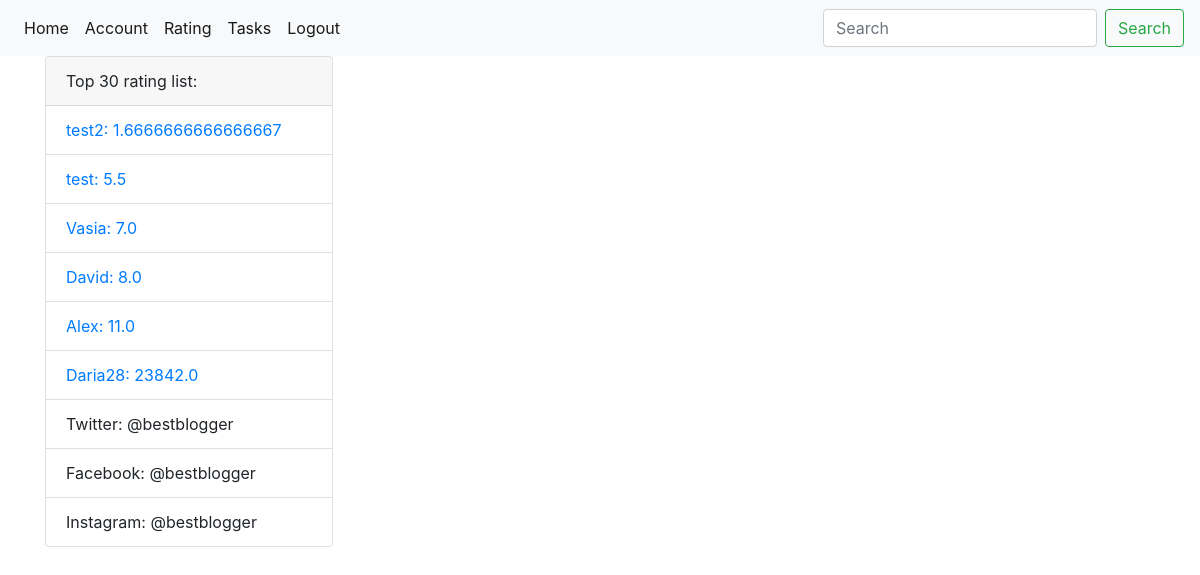
/rating (signed in), run on the app's committed database.
### models.py (models this page shows, shortened)
class User(db.Model, UserMixin):
    id = db.Column(db.Integer, primary_key=True)
    username = db.Column(db.String(100), unique=True, nullable=False)
    email = db.Column(db.String(100), unique=True, nullable=False)
    password = db.Column(db.String(60), nullable=False)
    time = db.Column(db.Integer, nullable=True, default=0)
    last_start = db.Column(db.DateTime, nullable=False,
        default=datetime.utcnow)
    tasks = db.relationship("Task", secondary=task_user, backref=db.backref("users"), lazy="dynamic")

### view/user.py (the view)
@app.route("/rating")
def rating():
    users = User.query.all()
    rating = {user.username: user.time / user.tasks.count() for user in users
              if user.tasks.count() > 0}
    sorted_rating = sorted(rating.items(), key=lambda x: x[1])[:30]
    return render_template("rating.html", title="Rating",
                           sorted_rating=sorted_rating)

### models.py (called while the page is built)
@login_manager.user_loader
def load_user(user_id):
    return User.query.get(int(user_id))

### templates/rating.html
{% extends 'base.html' %}
{% block content %}
  <div class="card" style="width: 18rem;">
    <div class="card-header">
      Top 30 rating list:
    </div>
    <ol class="list-group list-group-flush">
      {% for user in sorted_rating %}
        <li class="list-group-item"><a href="#">{{ user[0] }}: {{ user[1] }}</a></li>
      {% endfor %}
      <li class="list-group-item">Twitter: @bestblogger</li>
      <li class="list-group-item">Facebook: @bestblogger</li>
      <li class="list-group-item">Instagram: @bestblogger</li>
    </ol>
  </div>
{% endblock %}

### data on the page
User: username "test2", user "1.6666666666666667"
User: username "test", user "5.5"
User: username "Vasia", user "7.0"
User: username "David", user "8.0"
User: username "Alex", user "11.0"
User: username "Daria28", user "23842.0"
